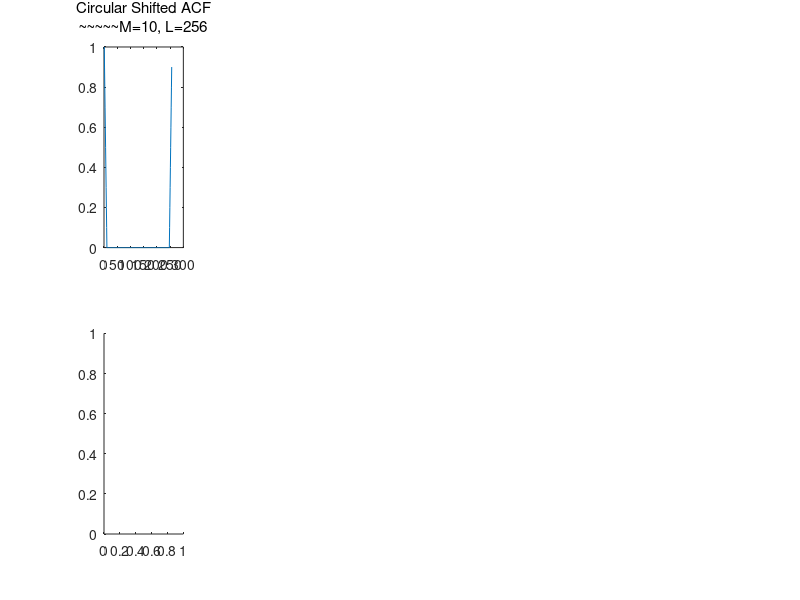

Write the MATLAB code that produced this figure. (Note: this script raises an error after producing the figure.)
clc;clear; clf;

L=256;

%_ACF 'x' as given by equation 12 in section 1.2 of courcework_____________________________________
M=10;
x1=(1/M)*[[M:-1:1],zeros(1,(L-(2*M-1))),[1:1:M-1]];  % Zero padded vector of length L

M=128;
x2=(1/M)*[[M:-1:1],zeros(1,(L-(2*M-1))),[1:1:M-1]];  % Zero padded vector of length L

%_Alternate forms of 'x' to jutify the original choice____________________________________________
M=10;
x3=(1/M)*[[M:-1:1], [1:1:M-1],zeros(1,(L-(2*M-1)))];  % No circular shifting when padding

x4=(1/M)*[[1:1:M-1],[M:-1:1], zeros(1,(L-(2*M-1)))];  % Linear dhifting

x5=[[M:-1:1],0, [1:1:M-1]]; % No padding and length 20



subplot(2, 5, 1)
plot(x1)
title({'Circular Shifted ACF', 
    '~~~~~M=10, L=256'},'FontWeight', 'normal')

subplot(2, 5, 6)
plot(x_axis(L, 0.5) , fftshift((fft(x1))))
title('FFT(ACF)', 'FontWeight', 'normal')

subplot(2, 5, 2)
plot(x2)
title({'Circular Shifted ACF', 
   '~~~~M=128, L=256'}, 'FontWeight', 'normal')

subplot(2, 5, 7)
plot(x_axis(L, 0.5) , fftshift((fft(x2))))
title('Real(FFT(ACF))', 'FontWeight', 'normal')

subplot(2, 5, 3)
plot(x3)
title({'Non-Symetric ACF', 
    '~~~~M=10, L=256'}, 'FontWeight', 'normal')

subplot(2, 5, 8)
plot(x_axis(L, 0.5) , fftshift((fft(x3))))
title('Real(FFT(ACF))', 'FontWeight', 'normal')

subplot(2, 5, 4)
plot(x4)
title({'Linear Shifted ACF', 
    '~~~~M=10, L=256'}, 'FontWeight', 'normal')

subplot(2, 5, 9)
plot(x_axis(L, 0.5) , fftshift((fft(x4))))
title('Real(FFT(ACF))', 'FontWeight', 'normal')

subplot(2, 5, 5)
plot(x5)
title({'Circular shifted ACF', 
    '~~~~~M=10, L=20'}, 'FontWeight', 'normal')

subplot(2, 5, 10)
plot(x_axis(20, 0.5) , fftshift((fft(x5))))
title('FFT(ACF)', 'FontWeight', 'normal')


for i=1:5
    subplot(2, 5, i)
    box off; 
    grid on; 
    xlabel('Sample Number')
    ylabel('ACF')
end

for i=6:10
    subplot(2, 5, i)
    box off; 
    grid on; 
    ylabel('FFT(ACF)')
    xlabel({'Normalised Frequency' 
    '~~~~~[cycles/sample]'})
end
